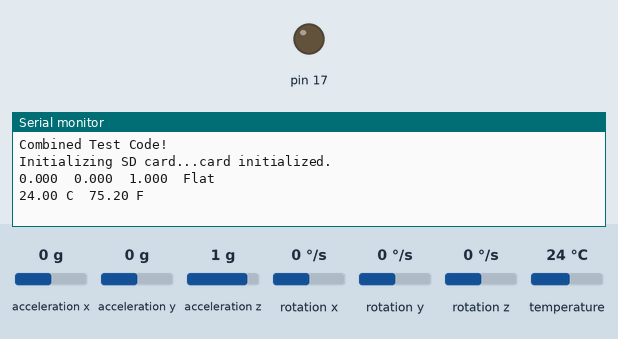
The sketch below on a simulated Arduino Leonardo, built with avr-gcc and run on an emulated ATmega32U4. Parts: output pins drawn as LEDs (lit = HIGH), the last lines printed to the serial monitor. The test bench sets the inputs (shaded band); at power-on: acceleration x 0 g, acceleration y 0 g, acceleration z 1 g, rotation x 0 °/s, rotation y 0 °/s, rotation z 0 °/s, temperature 24 °C. Storage starts empty; pins used as bus, display or sensor lines are not drawn.

Above: at 1.2 s.
1.3 s: acceleration x set to -1.4 g
At 2.2 s:
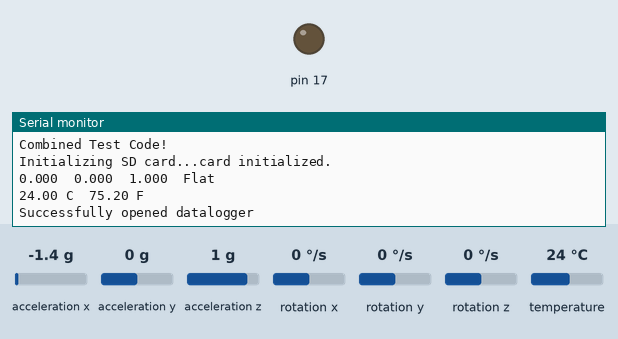
4.3 s: acceleration x set to 0.8 g
At 6.2 s:
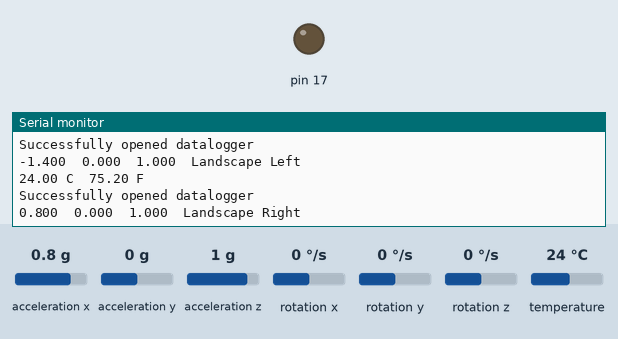
9.9 s: acceleration y set to -1.4 g
At 11.7 s:
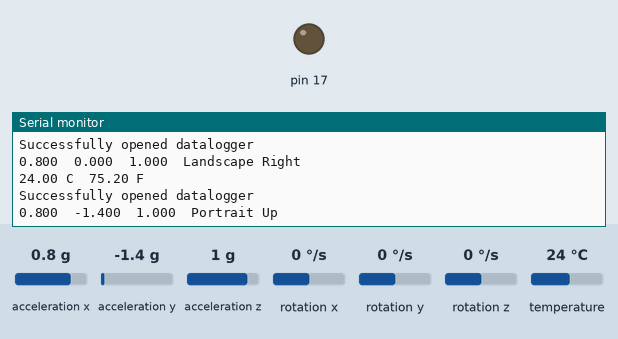

The sketch:

Combined.ino
```cpp
#include <OneWire.h>
#include <DallasTemperature.h>
#include <Wire.h> // Must include Wire library for I2C
#include <SFE_MMA8452Q.h> // Includes the SFE_MMA8452Q library
#include <SPI.h> //Data logger
#include <SD.h> //Data logger
#include <RTClib.h>

const int chipSelect = 4;

RTC_DS3231 rtc;

File dataFile;
DateTime now;


// Begin using the library by creating an instance of the MMA8452Q
//  class. We'll call it "accel". That's what we'll reference from
//  here on out.
MMA8452Q accel;

// The setup function simply starts serial and initializes the
//  accelerometer.

#define ONE_WIRE_BUS 8

#define VCC2  5 // define pin 5 or any other digial pin here as VCC2

OneWire oneWire(ONE_WIRE_BUS);

DallasTemperature sensors(&oneWire);

float Celsius = 0;
float Fahrenheit = 0;

void setup() {
  sensors.begin();
  Serial.begin(9600);
  Serial.println("Combined Test Code!");

  pinMode(VCC2,OUTPUT);//define a digital pin as output
  digitalWrite(VCC2, HIGH);// set the above pin as HIGH so it acts as 5V

  while (!Serial) {
    ; // wait for serial port to connect. Needed for Leonardo only
  }

  Serial.print("Initializing SD card...");
  // make sure that the default chip select pin is set to
  // output, even if you don't use it:
  pinMode(SS, OUTPUT);

  // see if the card is present and can be initialized:
  if (!SD.begin(chipSelect)) {
    Serial.println("Card failed, or not present");
    // don't do anything more:
    while (1) ;
  }
  Serial.println("card initialized.");

  dataFile = SD.open("datalog.txt", FILE_WRITE);

  // Open up the file we're going to log to!
  dataFile = SD.open("datalog.txt", FILE_WRITE);
  if (! dataFile) {
    Serial.println("error opening datalog.txt");
    // Wait forever since we cant write data
    while (1) ;
  }


  // Choose your adventure! There are a few options when it comes
  // to initializing the MMA8452Q:
  //  1. Default init. This will set the accelerometer up
  //     with a full-scale range of +/-2g, and an output data rate
  //     of 800 Hz (fastest).
  accel.init();
  //  2. Initialize with FULL-SCALE setting. You can set the scale
  //     using either SCALE_2G, SCALE_4G, or SCALE_8G as the value.
  //     That'll set the scale to +/-2g, 4g, or 8g respectively.
  //accel.init(SCALE_4G); // Uncomment this out if you'd like
  //  3. Initialize with FULL-SCALE and DATA RATE setting. If you
  //     want control over how fast your accelerometer produces
  //     data use one of the following options in the second param:
  //     ODR_800, ODR_400, ODR_200, ODR_100, ODR_50, ODR_12,
  //     ODR_6, or ODR_1.
  //     Sets to 800, 400, 200, 100, 50, 12.5, 6.25, or 1.56 Hz.
  //accel.init(SCALE_8G, ODR_6);
}

void loop() {
  print_serial();

  dataFile = SD.open("datalog.txt", FILE_WRITE);
  if (dataFile) {
    dataFile.print("\t");
    Serial.println("Successfully opened datalogger");
    dataFile.print(accel.cx, 3);
    dataFile.print("\t");
    dataFile.print(accel.cy, 3);
    dataFile.print("\t");
    dataFile.print(accel.cz, 3);
    dataFile.print("\t");
    byte pl = accel.readPL();
  switch (pl)
  {
  case PORTRAIT_U:
    dataFile.print("Portrait Up");
    break;
  case PORTRAIT_D:
    dataFile.print("Portrait Down");
    break;
  case LANDSCAPE_R:
    dataFile.print("Landscape Right");
    break;
  case LANDSCAPE_L:
    dataFile.print("Landscape Left");
    break;
  case LOCKOUT:
    dataFile.print("Flat");
    break;
  }
    dataFile.print("    ");
    dataFile.print(Celsius);
    dataFile.print(" C  ");
    dataFile.print(Fahrenheit);
    dataFile.println(" F");
    dataFile.print("    ");
    dataFile.print(now.hour());
    dataFile.print(":");
    dataFile.print(now.minute());
    dataFile.print(":");
    dataFile.print(now.second());

    dataFile.flush();
    dataFile.close();
    delay(1000);
  }


  else {
    Serial.println("error opening datalog.txt");
  }
}

// temperature sensor function
void temp() {
  sensors.requestTemperatures();

  Celsius = sensors.getTempCByIndex(0);
  Fahrenheit = sensors.toFahrenheit(Celsius);

  Serial.print(Celsius);
  Serial.print(" C  ");
  Serial.print(Fahrenheit);
  Serial.println(" F");

}

void print_serial(){
// Use the accel.available() function to wait for new data
  //  from the accelerometer.
  if (accel.available())
  {
    // First, use accel.read() to read the new variables:
    accel.read();

    // accel.read() will update two sets of variables.
    // * int's x, y, and z will store the signed 12-bit values
    //   read out of the accelerometer.
    // * floats cx, cy, and cz will store the calculated
    //   acceleration from those 12-bit values. These variables
    //   are in units of g's.
    // Check the two function declarations below for an example
    // of how to use these variables.
    printCalculatedAccels();
    //printAccels(); // Uncomment to print digital readings

    // The library also supports the portrait/landscape detection
    //  of the MMA8452Q. Check out this function declaration for
    //  an example of how to use that.
    printOrientation();

    Serial.println(); // Print new line every time.
  temp();
  delay(1000);
  }
}

// The function demonstrates how to use the accel.x, accel.y and
//  accel.z variables.
// Before using these variables you must call the accel.read()
//  function!
void printAccels()
{
  Serial.print(accel.x, 3);
  Serial.print("\t");
  Serial.print(accel.y, 3);
  Serial.print("\t");
  Serial.print(accel.z, 3);
  Serial.print("\t");
}

// This function demonstrates how to use the accel.cx, accel.cy,
//  and accel.cz variables.
// Before using these variables you must call the accel.read()
//  function!
void printCalculatedAccels()
{
  Serial.print(accel.cx, 3);
  Serial.print("\t");
  Serial.print(accel.cy, 3);
  Serial.print("\t");
  Serial.print(accel.cz, 3);
  Serial.print("\t");
}

// This function demonstrates how to use the accel.readPL()
// function, which reads the portrait/landscape status of the
// sensor.
void printOrientation()
{
  // accel.readPL() will return a byte containing information
  // about the orientation of the sensor. It will be either
  // PORTRAIT_U, PORTRAIT_D, LANDSCAPE_R, LANDSCAPE_L, or
  // LOCKOUT.
  byte pl = accel.readPL();
  switch (pl)
  {
  case PORTRAIT_U:
    Serial.print("Portrait Up");
    break;
  case PORTRAIT_D:
    Serial.print("Portrait Down");
    break;
  case LANDSCAPE_R:
    Serial.print("Landscape Right");
    break;
  case LANDSCAPE_L:
    Serial.print("Landscape Left");
    break;
  case LOCKOUT:
    Serial.print("Flat");
    break;
  }
}
```

Measured:
- after the input at 4.3 s, the serial monitor: prints a new line after 1.3 s (image 2)
- after the input at 9.9 s, the serial monitor: prints a new line after 1.3 s (image 3)
